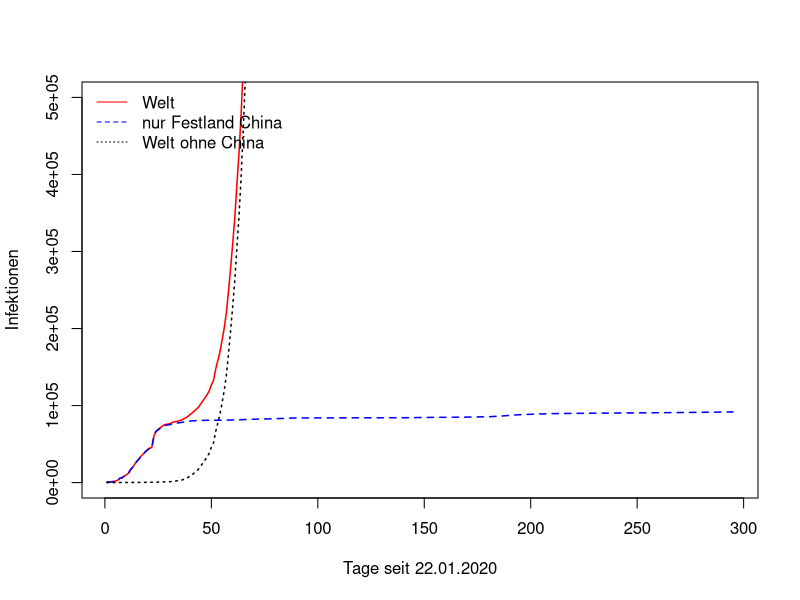
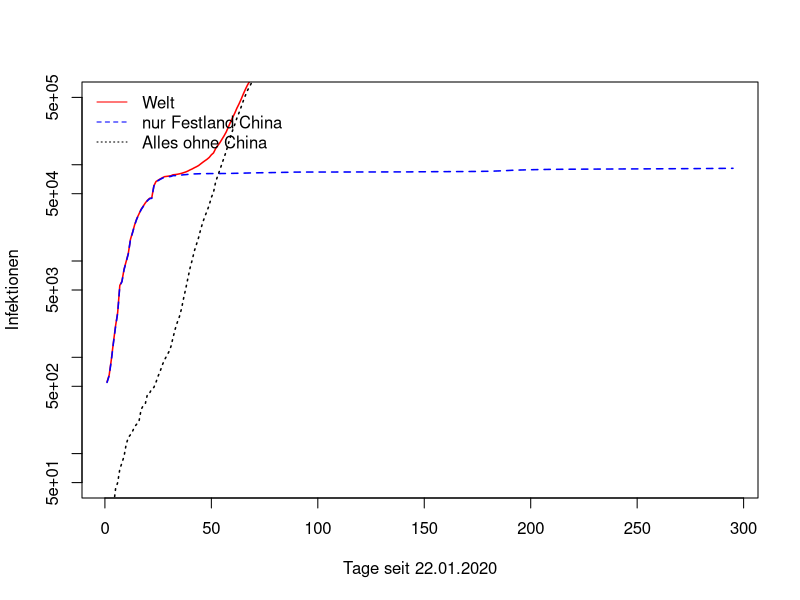
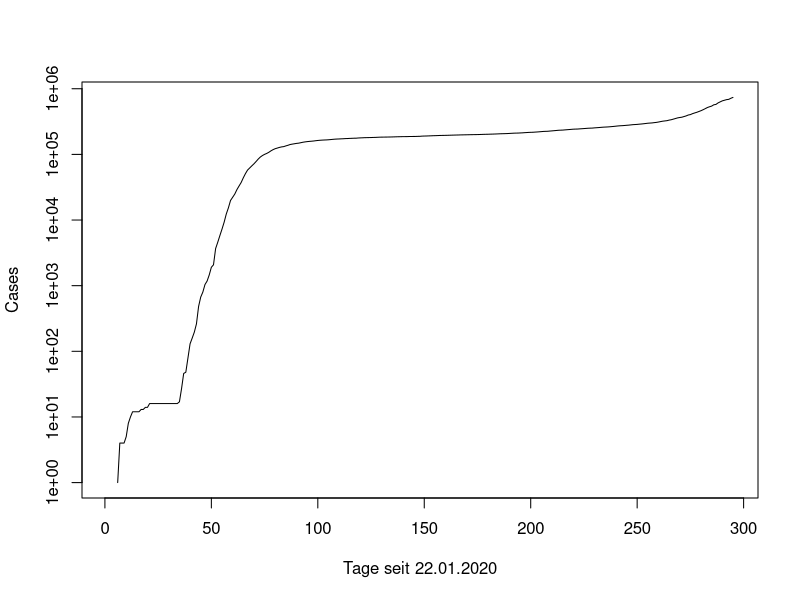

Reproduce these figures in R, in order. (Note: this script raises an error after producing the figures.)
## ---- chunk 1
knitr::opts_chunk$set(fig.path=paste0("figures.covid/"),
                      echo=FALSE,
                      warning=FALSE,
                      message=FALSE,
                      dev=c("png"),
                      dpi=300)
##                      fig.width=3.5,
##                      fig.height=4)


xdata <- read.csv("time_series_covid19_confirmed_global.csv")
xdatar <- read.csv("time_series_covid19_recovered_global.csv")
xdatad <- read.csv("time_series_covid19_deaths_global.csv")
N <- dim(xdata)[2]
ii <- c(5:N)
x <- c(1:length(ii))

xnames <- colnames(xdata)
lastday<-xnames[length(xnames)]
n<-nchar(lastday)
lastday <- substr(x=lastday, start=2, stop=n)

bonn <- rep(NA, length(ii))
                                        #Quelle https://www.general-anzeiger-bonn.de/region/siebengebirge/koenigswinter/coronavirus-im-rhein-sieg-kreis-zahl-der-bestaetigten-faelle-steigt-auf-24_aid-49519055
## 52 is 20
bonn[c(40:length(ii))] <- c(1, 1, 1, 1, 1, 1, 2, 4, 5, 6, 13, 18, 20, 36, 37, 55, 64, 76, 92, 119, 132, 151, 161, 180, 205, 222, 241, 259, 268, 272, 294, 294, NA)

stripX <- function(x) {
  if(length(x) == 1) {
    return(substr(x=x, start=2, stop=nchar(x)))
  }
  else {
    res <- c()
    for(i in c(1:length(x))) {
      res[i] <- substr(x=x[i], start=2, stop=nchar(x[i]))
    }
    return(res)
  }
}
## ---- chunk 2
plot(y=as.vector(colSums(xdata[, ii])), x=x,
     type='l', ylim=c(0,500000),
     xlab=c("Tage seit 22.01.2020"), ylab="Infektionen", col="red", lwd=1.5)
lines(y=as.vector(colSums(xdata[grepl("China", x=xdata$Country.Region), ii])),
      x=x, col="blue", lty=2, lwd=1.5)
lines(y=as.vector(colSums(xdata[!grepl("China", x=xdata$Country.Region), ii])),
      x=x, col="black", lty=3, lwd=1.5)

legend("topleft",
       legend=c("Welt", "nur Festland China", "Welt ohne China"),
       bty="n",
       lty=c(1,2,3),
       col=c("red", "blue", "black"))
## ---- chunk 3
plot(y=as.vector(colSums(xdata[, ii])), x=x,
     log="y", type='l', ylim=c(50,500000),
     xlab=c("Tage seit 22.01.2020"), ylab="Infektionen", col="red", lwd=1.5)
lines(y=as.vector(colSums(xdata[grepl("China", x=xdata$Country.Region), ii])),
      x=x, col="blue", lty=2, lwd=1.5)
lines(y=as.vector(colSums(xdata[!grepl("China", x=xdata$Country.Region), ii])),
      x=x, col="black", lty=3, lwd=1.5)

legend("topleft",
       legend=c("Welt", "nur Festland China", "Alles ohne China"),
       bty="n",
       lty=c(1,2,3),
       col=c("red", "blue", "black"))
## ---- chunk 4
plot(y=as.vector(xdata[xdata$Country.Region=="Germany",])[ii], x=x, log="y", type='l',
     xlab=c("Tage seit 22.01.2020"), ylab="Cases")
lines(y=as.vector(xdatar[xdatar$Country.Region=="Germany",])[ii], x=x, col="red")
lines(y=as.vector(xdatad[xdatad$Country.Region=="Germany",])[ii], x=x, col="blue")
legend("topleft",
       legend=c("Confirmed", "Recovered", "Deaths"),
       bty="n",
       col=c("black", "red", "blue"),
       lty=c(1,1, 1))
## ---- chunk 5
plot(y=as.vector(xdata[xdata$Country.Region=="Italy",])[ii], x=x,
     log="y", type='l', ylim=c(1,100000),
     xlab=c("Tage seit 22.01.2020"), ylab="Cases")
lines(y=as.vector(xdata[xdata$Country.Region=="Germany",])[ii], x=x, col="red", lty=2)
lines(y=as.vector(colSums(xdata[grepl("US", x=xdata$Country.Region),ii])), x=x, col="blue", lty=3)
lines(y=as.vector(xdata[xdata$Country.Region=="Korea, South",])[ii], x=x, col="darkorange", lty=4)
lines(y=as.vector(colSums(xdata[xdata$Country.Region=="France",ii])), x=x, col="darkgreen", lty=5)
lines(y=as.vector(xdata[xdata$Country.Region=="Spain",])[ii], x=x, col="grey", lty=6)
legend("topleft",
       legend=c("Italy", "Germany", "US", "Korea, South", "France", "Spain"),
       bty="n",
       col=c("black","red", "blue", "darkorange", "darkgreen", "grey"),
       lty=c(1:6))
## ---- chunk 6
plot(y=as.vector(xdata[xdata$Country.Region=="Italy",])[ii], x=x,
     log="y", type='l', ylim=c(1,100000),
     xlab=c("Tage seit 22.01.2020"), ylab="Cases")
lines(y=as.vector(xdata[xdata$Country.Region=="Germany",])[ii], x=x, col="red", lty=2)
lines(y=as.vector(xdata[xdata$Country.Region=="Korea, South",])[ii], x=x, col="darkorange", lty=4)
lines(y=as.vector(xdata[xdata$Country.Region=="Japan",])[ii], x=x, col="darkgreen", lty=6)
legend("topleft",
       legend=c("Italy", "Germany", "Korea, South", "Japan"),
       bty="n",
       col=c("black", "red", "darkorange", "darkgreen"),
       lty=c(1:6))
## ---- chunk 7
plot(y=as.vector(colSums(xdata[grepl("China", x=xdata$Country.Region),ii]))/sum(xdata[grepl("China", x=xdata$Country.Region),ii[1]]), x=x,
     log="y", type='l', ylim=c(1,350), xlim=c(0,20),
     xlab=c("Tage - D + 1"), ylab="Cases/Cases(D)")
lines(y=as.vector(xdata[xdata$Country.Region=="Germany",ii])/xdata[xdata$Country.Region=="Germany",ii[34]], x=x-33, col="red", lty=2)
lines(y=as.vector(xdata[xdata$Country.Region=="Italy",ii])/xdata[xdata$Country.Region=="Italy",ii[33]], x=x-32, col="blue", lty=3)
lines(y=as.vector(xdata[xdata$Country.Region=="Japan",ii])/xdata[xdata$Country.Region=="Japan",ii[25]], x=x-24, col="darkgreen", lty=6)
legend("topleft",
       legend=c("Festland China (D bei Tag 1)", "Germany (D bei Tag 34)", "Italy (D bei Tag 33)", "Japan (D bei Tag 25)"),
       bty="n",
       col=c("black", "red", "blue", "darkgreen"),
       lty=c(1,2,3,6))
## ---- chunk 8
plot(y=as.vector(xdata[xdata$Country.Region=="United Kingdom" & xdata$Province.State=="",])[ii], x=x,
     log="y", type='l', ylim=c(1,500000), xlim=c(34,N-4),
     xlab=c("Tage seit 22.01.2020"), ylab="Cases")
lines(y=as.vector(xdata[xdata$Country.Region=="Germany",])[ii], x=x, col="red", lty=2)
lines(y=as.vector(colSums(xdata[grepl("US", x=xdata$Country.Region),ii])), x=x, col="blue", lty=3)
lines(y=as.vector(colSums(xdata[xdata$Country.Region=="France",ii])), x=x, col="darkgreen", lty=5)
lines(y=as.vector(xdata[xdata$Country.Region=="Spain",])[ii], x=x, col="grey", lty=6)
legend("topleft",
       legend=c("UK", "Germany", "US", "France", "Spain"),
       bty="n",
       col=c("black","red", "blue", "darkgreen", "grey"),
       lty=c(1:6))
## ---- chunk 9
plot(y=as.vector(xdatad[xdatad$Country.Region=="Italy",])[ii], x=x,
     log="y", type='l', ylim=c(1,50000), xlim=c(25,N-5),
     xlab=c("Tage seit 22.01.2020"), ylab="Deaths")
lines(y=as.vector(xdatad[xdatad$Country.Region=="Germany",])[ii], x=x, col="red", lty=2)
lines(y=as.vector(colSums(xdatad[xdatad$Country.Region=="US",ii])), x=x, col="blue", lty=3)
lines(y=as.vector(xdatad[xdatad$Country.Region=="Korea, South",])[ii], x=x, col="darkorange", lty=4)
lines(y=as.vector(colSums(xdatad[xdatad$Country.Region=="France",ii])), x=x, col="darkgreen", lty=5)
lines(y=as.vector(xdatad[xdata$Country.Region=="Spain",])[ii], x=x, col="grey", lty=6)
legend("topleft",
       legend=c("Italy", "Germany", "US", "Korea, South", "France", "Spain"),
       bty="n",
       col=c("black","red", "blue", "darkorange", "darkgreen", "grey"),
       lty=c(1:5))
## ---- chunk 10
plot(y=as.vector(xdatad[xdatad$Country.Region=="Italy",])[ii], x=x,
     log="y", type='l', ylim=c(1,50000),  xlim=c(25,N-5),
     xlab=c("Tage seit 22.01.2020"), ylab="Deaths")
lines(y=as.vector(xdatad[xdatad$Country.Region=="Germany",])[ii], x=x, col="red", lty=2)
lines(y=as.vector(xdatad[xdatad$Country.Region=="Korea, South",])[ii], x=x, col="darkorange", lty=4)
lines(y=as.vector(xdatad[xdatad$Country.Region=="Japan",])[ii], x=x, col="darkgreen", lty=6)
legend("topleft",
       legend=c("Italy", "Germany", "Korea, South", "Japan"),
       bty="n",
       col=c("black", "red", "darkorange", "darkgreen"),
       lty=c(1:6))
## ---- chunk 11
jj <- ii[c(34:length(ii))]
kk <- ii[c(34:47)]
cdata <- as.vector(xdata[xdata$Country.Region=="Germany",jj])
plot(y=cdata, x=x[jj-4],
     log="y", type='l', ylim=c(1,100000),
     xlab=c("d"), ylab="C")
points(y=cdata, x=x[jj-4], pch=21, col="black")
##lines(y=bonn[jj], x=x[jj])
lcdata <- log(unlist(cdata))
names(lcdata) <- NULL
y <- x[kk-4]
fit <- lm(lcdata[1:length(kk)] ~ y + 1)
lines(x=x[kk-4], y=exp(fit$coefficients[1])* exp(fit$coefficients[2]*(x[kk-4])),
      col="red", lwd=2)
daystomillion <- round(log(10^6/exp(fit$coefficients[1]))/fit$coefficients[2])

kk <- ii[c(45:59)]
cdata2 <- as.vector(xdata[xdata$Country.Region=="Germany",kk])
lcdata2 <- log(unlist(cdata2))
names(lcdata2) <- NULL
y <- x[kk-4]
fit2 <- lm(lcdata2 ~ y + 1)
lines(x=x[kk-4], y=exp(fit2$coefficients[1])* exp(fit2$coefficients[2]*(x[kk-4])),
      col="blue", lwd=2)
daystomillion2 <- round(log(10^6/exp(fit2$coefficients[1]))/fit2$coefficients[2])

ll <- ii[c(59:length(ii))]
cdata3 <- as.vector(xdata[xdata$Country.Region=="Germany",ll])
lcdata3 <- log(unlist(cdata3))
names(lcdata3) <- NULL
y <- x[ll-4]
fit3 <- lm(lcdata3 ~ y + 1)
lines(x=x[ll-4], y=exp(fit3$coefficients[1])* exp(fit3$coefficients[2]*(x[ll-4])),
      col="darkgreen", lwd=2)
daystomillion3 <- round(log(10^6/exp(fit3$coefficients[1]))/fit3$coefficients[2])


legend("topleft",
       legend=c("Daten Deutschland", "Fit", "Fit2", "Fit3"),
       bty="n", col=c("black", "red", "blue", "darkgreen"),
       pch=c(21, NA, NA, NA), lty=1)

## ---- chunk 12
jj <- ii[c(34:length(ii))]
cdata <- as.vector(unlist(xdata[xdata$Country.Region=="Germany",jj]))
inc <- diff(cdata)
plot(y=c(NA, inc), x=x[jj-4], xlab="d", ylab="Äanderung zum Vortag")
lines(y=c(NA, inc), x=x[jj-4])
## ---- chunk 13
jj <- ii[c(34:length(ii))]
kk <- ii[c(34:47)]
cdata <- as.vector(xdata[xdata$Country.Region=="Germany",jj]) -
  as.vector(xdatad[xdatad$Country.Region=="Germany",jj]) -
  as.vector(xdatar[xdatar$Country.Region=="Germany",jj])
plot(y=cdata, x=x[jj-4],
     log="y", type='l', ylim=c(1,100000),
     xlab=c("d"), ylab="C")
points(y=cdata, x=x[jj-4], pch=21, col="black")
##lines(y=bonn[jj], x=x[jj])
lcdata <- log(unlist(cdata))
names(lcdata) <- NULL
y <- x[kk-4]
fit <- lm(lcdata[1:length(kk)] ~ y + 1)
##lines(x=x[kk-4], y=exp(fit$coefficients[1])* exp(fit$coefficients[2]*(x[kk-4])),
##      col="red", lwd=2)
##daystomillion <- round(log(10^6/exp(fit$coefficients[1]))/fit$coefficients[2])

kk <- ii[c(45:59)]
cdata2 <- as.vector(xdata[xdata$Country.Region=="Germany",kk]) -
  as.vector(xdatad[xdatad$Country.Region=="Germany",kk]) -
  as.vector(xdatar[xdatar$Country.Region=="Germany",kk])
lcdata2 <- log(unlist(cdata2))
names(lcdata2) <- NULL
y <- x[kk-4]
fit2 <- lm(lcdata2 ~ y + 1)
lines(x=x[kk-4], y=exp(fit2$coefficients[1])* exp(fit2$coefficients[2]*(x[kk-4])),
      col="blue", lwd=2)
daystomillion2 <- round(log(10^6/exp(fit2$coefficients[1]))/fit2$coefficients[2])

ll <- ii[c(59:length(ii))]
cdata3 <- as.vector(xdata[xdata$Country.Region=="Germany",ll]) -
  as.vector(xdatad[xdatad$Country.Region=="Germany",ll]) -
  as.vector(xdatar[xdatar$Country.Region=="Germany",ll])
lcdata3 <- log(unlist(cdata3))
names(lcdata3) <- NULL
y <- x[ll-4]
fit3 <- lm(lcdata3 ~ y + 1)
lines(x=x[ll-4], y=exp(fit3$coefficients[1])* exp(fit3$coefficients[2]*(x[ll-4])),
      col="darkgreen", lwd=2)
daystomillion3 <- round(log(10^6/exp(fit3$coefficients[1]))/fit3$coefficients[2])


legend("topleft",
       legend=c("Daten Deutschland", "Fit2", "Fit3"),
       bty="n", col=c("black", "blue", "darkgreen"),
       pch=c(21, NA, NA), lty=1)

## ---- chunk 14
jj <- ii[c(34:length(ii))]
cdata <- as.vector(unlist(xdata[xdata$Country.Region=="Germany",jj])) -
  as.vector(unlist(xdatar[xdatar$Country.Region=="Germany",jj])) -
  as.vector(unlist(xdatad[xdatad$Country.Region=="Germany",jj]))
inc <- diff(cdata)
plot(y=c(NA, inc), x=x[jj-4], xlab="d", ylab="Äanderung zum Vortag")
lines(y=c(NA, inc), x=x[jj-4])
## ---- chunk 15
kk <- ii[c(34:60)]
cdata <- as.vector(xdata[xdata$Country.Region=="Germany",jj]) +
  as.vector(xdata[xdata$Country.Region=="Spain",jj]) +
  as.vector(colSums(xdata[grepl("France", xdata$Country.Region),jj])) +
  as.vector(colSums(xdata[grepl("US", xdata$Country.Region),jj]))

cdata <- as.vector(unlist(cdata))/4
lcdata <- log(cdata)

plot(y=cdata, x=x[jj-4],
     log="y", type='l', ylim=c(1,100000),
     xlab=c("d"), ylab="C")
##lines(y=bonn[jj], x=x[jj])

names(lcdata) <- NULL
y <- x[kk-4]
fit <- lm(lcdata[c(1:length(kk))] ~ y + 1)
lines(x=x[kk-4], y=exp(fit$coefficients[1])* exp(fit$coefficients[2]*(x[kk-4])),
      col="red")
legend("topleft",
       legend=c("Daten (D+F+S+US)/4", "Fit"),
       bty="n", col=c("black", "red"), lty=1)
## ---- chunk 16
kk <- ii[c(34:length(ii))]-4
gdata <- as.vector(unlist(xdata[xdata$Country.Region=="Germany",ii]))
idata <- as.vector(unlist(xdata[xdata$Country.Region=="Italy",ii]))
kable(data.frame(stripX(colnames(xdata)[ii])[kk], idata[kk], gdata[kk], bonn[kk]),
      col.names=c("Datum", "Italien", "Deutschland", "Bonn"))
## ---- chunk 17
plot(y=gdata[kk], x=x[kk],
     log="y", type='l', ylim=c(1,50000),
     xlab=c("d"), ylab="Cases")
lines(x=x[kk], y=bonn[kk], col="red")
legend("topleft",
       legend=c("Deutschland", "Bonn"),
       bty="n", lty=c(1,1), col=c("black", "red"))
